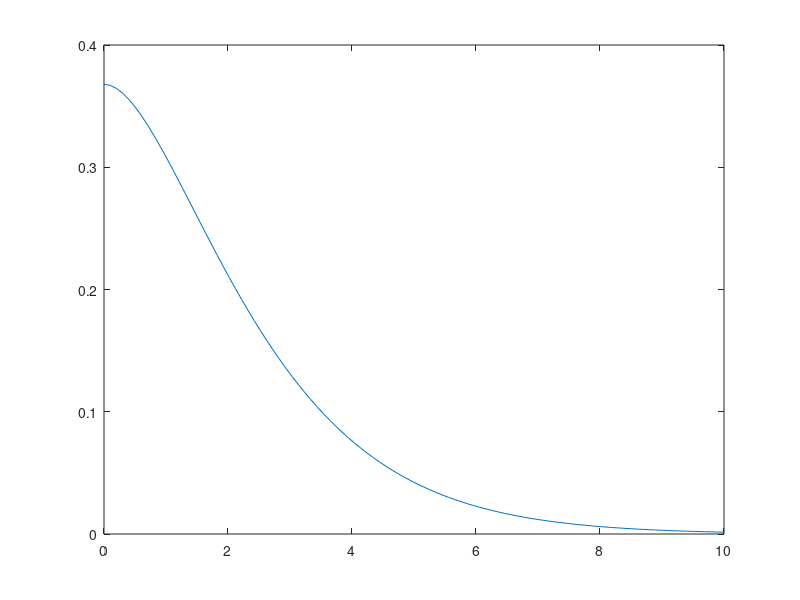

Recreate this plot in MATLAB.
r = 1;
ibar = 1;
x = linspace(0,10,100);
y = (1./ibar).*exp(-1.0.*((x+r)./ibar)).*besseli(0,2.*sqrt(x.*r)./ibar);

figure(1)
plot(x,y)
